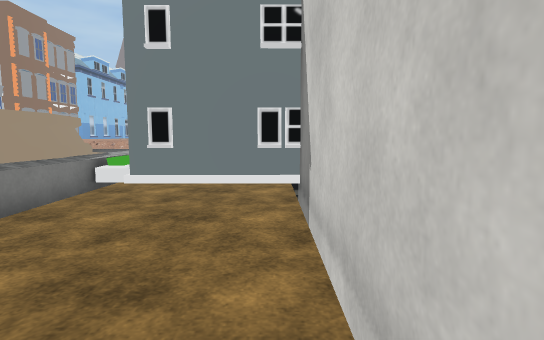
view 1 (above)

24 first-person views from a walk through a Unity game level. The camera is 1.3 m above the floor, tilts 6° down and sees 80° across. The floor is counted in squares, 1 m on a side. Each view is taken from the middle of a square. On the plan, view 1 faces up. The plan holds only what a view shows up to about 14 squares ahead; the rest is blank. The place goes on beyond the plan. The player character is not drawn. Some animated figures are left out. Some surface patterns are stand-ins.

view 2
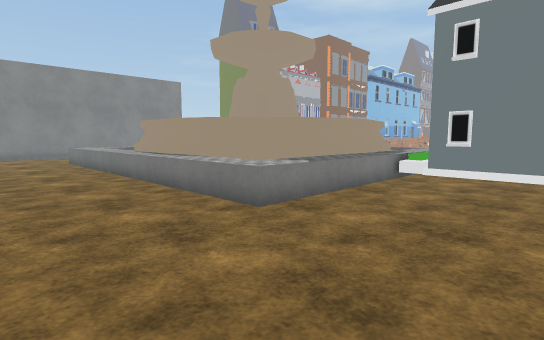

view 3
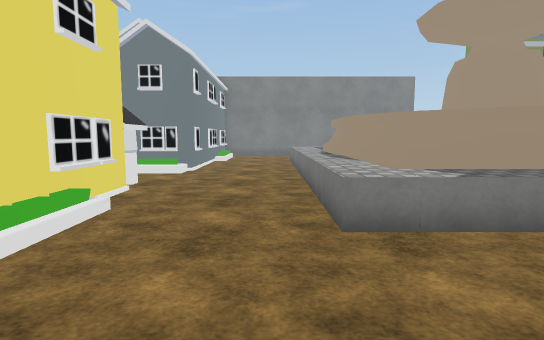

view 4
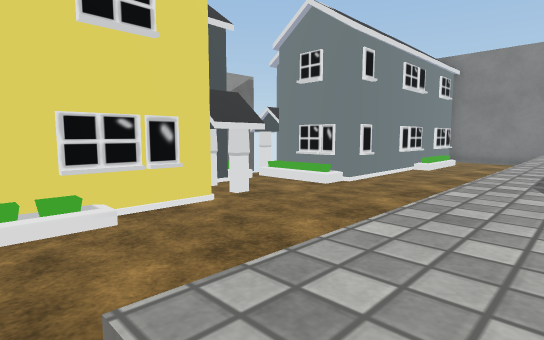

view 5
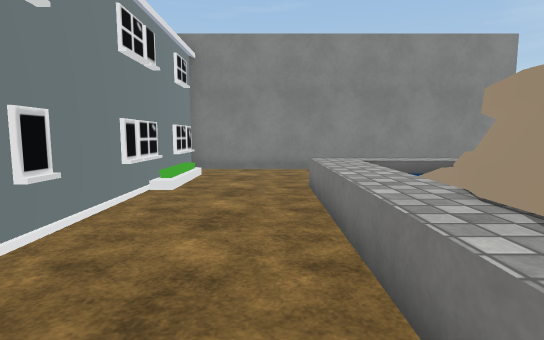

view 6
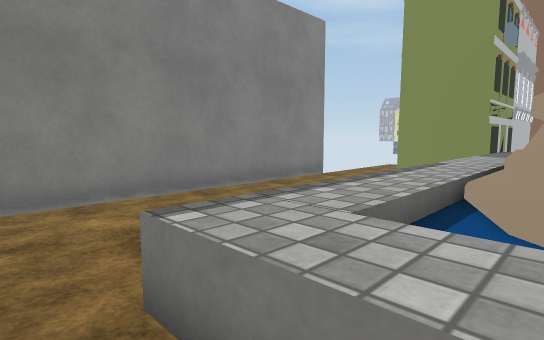

view 7
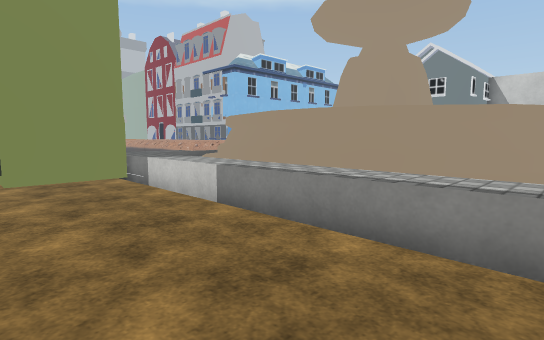

view 8
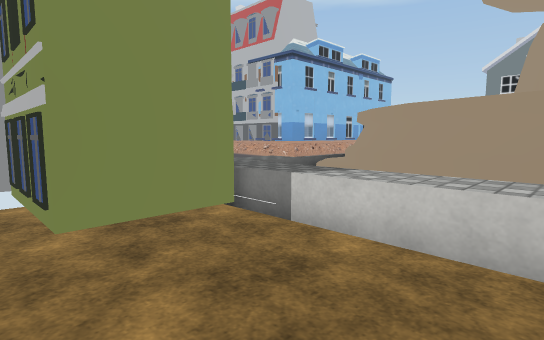

view 9
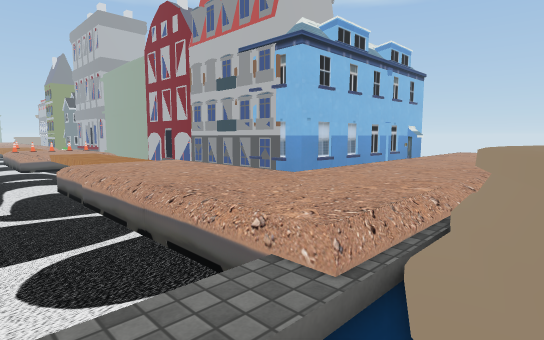

view 10
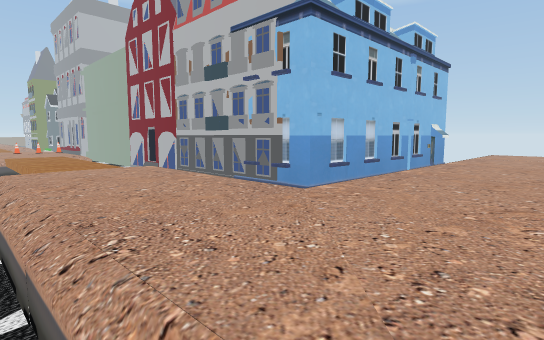

view 11
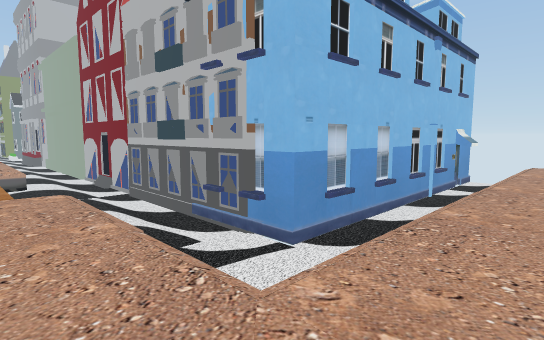

view 12
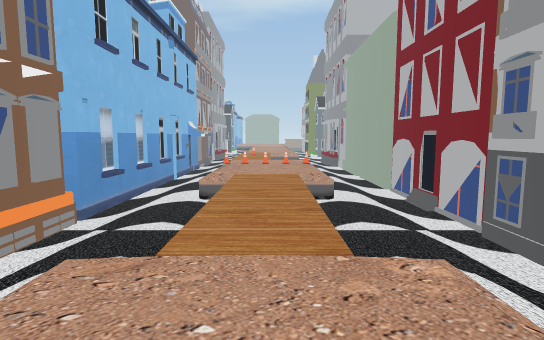

view 13
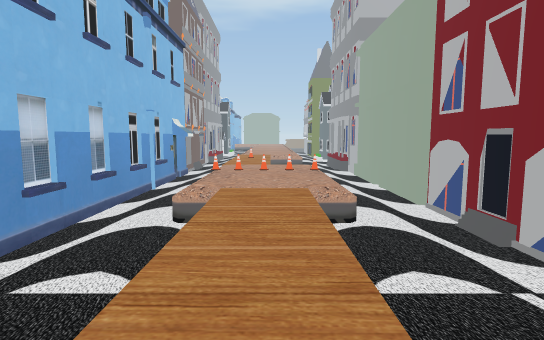

view 14
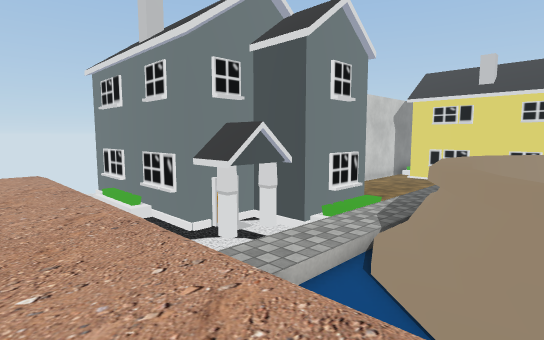

view 15
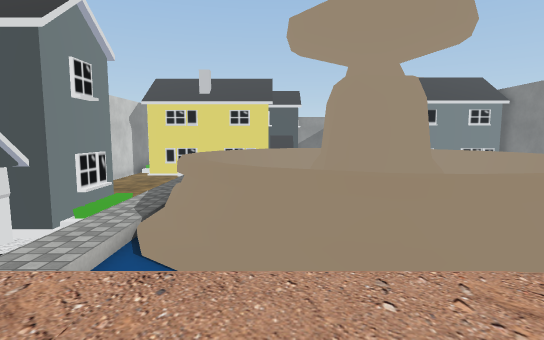

view 16
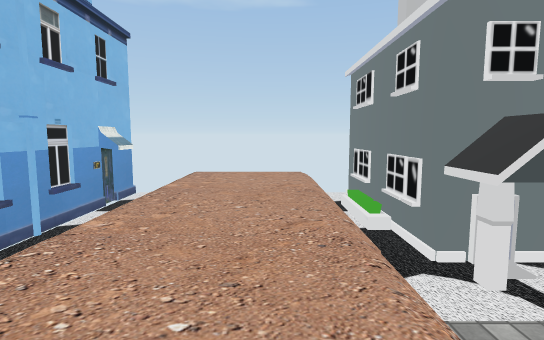

view 17
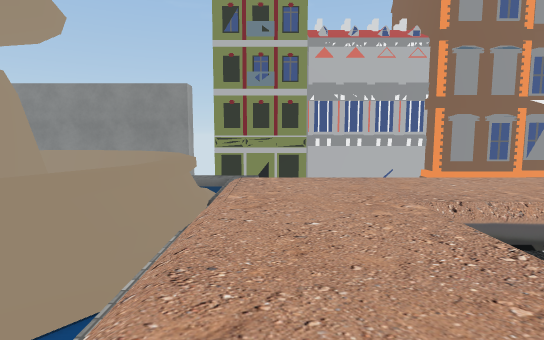

view 18
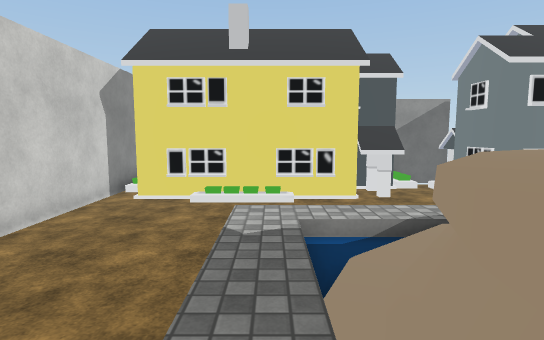

view 19
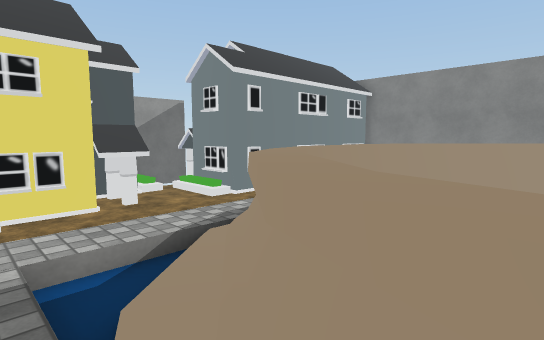

view 20
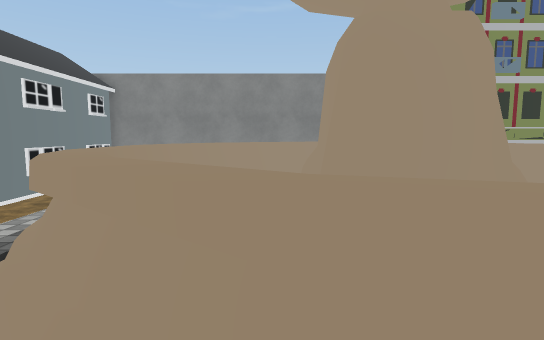

view 21
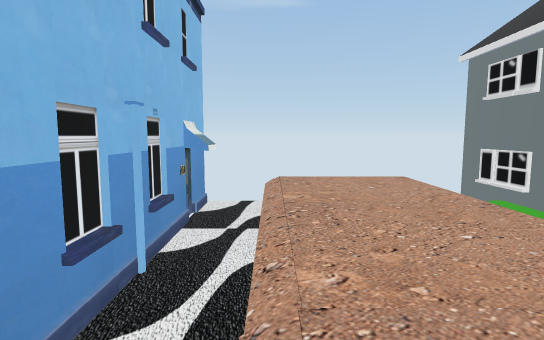

view 22
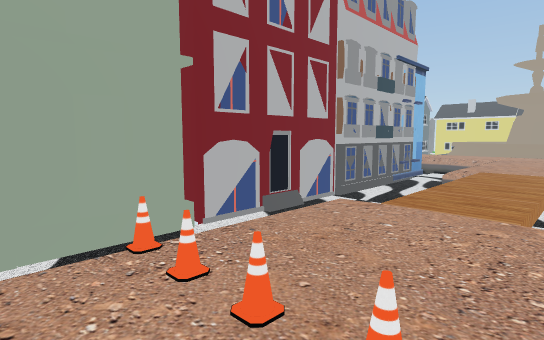

view 23
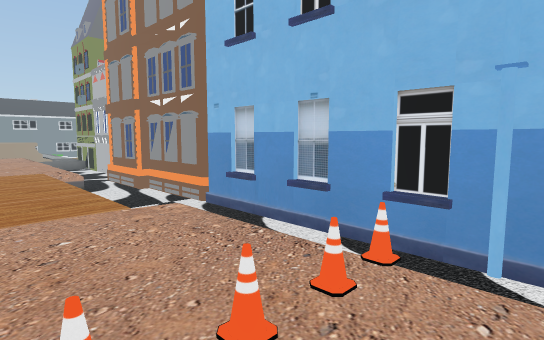

view 24
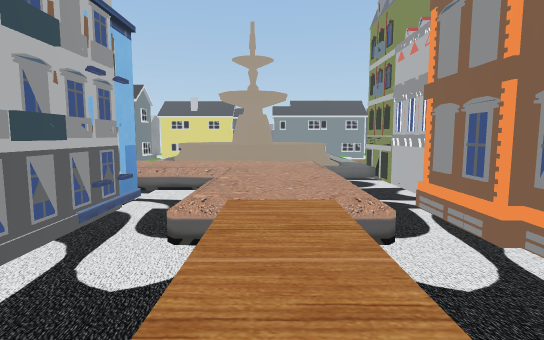

### Floor plan
Key: @ floor where view 1 was taken; # wall or solid block; . main floor; : floor 0.25 m higher than the main floor; + floor 0.5 m higher than the main floor; * floor 0.75 m higher than the main floor; % floor 1 m higher than the main floor; / step, stairs or slope; = window, fence, low wall or low ledge; ^ raised ledge; H house; B building; C cone; O other object.
Columns run from 22 left of view 1 to 5 right of it. Each row starts with its distance up from view 1.
 38      B: %%%%% :B
 37      #: %%%%%::B
 36      B: CCCCC::B
 35      #::%%%%%::B
 34      #::%%%%%::BB
 33      #::%%%%%::B
 32      #::=%%//::B
 31      B:::%%=:::B
 30      #:::%%=:::B
 29      B:::%%=:::B
 28      B:::%%=:::B
 27      B:::%%=:::B
 26      B:::%%=:::B
 25      B::=%%=:::B
 24      B::%%%#=::B
 23      B::%%%%%::B
 22      B::%%%%%::B
 21     B:::%%%%%::BB     B
 20     B:::%%%%%::#B#BBBBBB#B#B
 19     B:::%%%%=:::::::::::::::
 18     B:::%%%%////////////////
 17   B B:::%%%%%%%%%%%%%%%%%%%:
 16   BBB:::%%%%%%%%%%%%%%%%%%%:
 15   #  B::%%%%%%%%%%%%%%%%%%%:
 14  .#  B**////%%%%%%%%%%%%%%%=
 13  .BBB*/+/=^^^^//+*:::::///::
 12  ....*//^^*  ^^^/*:HH#######
 11  ....*/^^     *^=*:HH#
 10 #....**^       =^*/###
  9 #....*#^  ###   ^*/##
  8 #....*^^  #     ^*/#####
  7 #....*^^  ###=  ^*.....#
  6 #....*/^       ^^*.....#
  5 #....*/=^     *^/*.....#
  4 #....*//^^^^^^^//*.....#
  3 #....*////^^^^*//*.....#
  2 #....=////*****//*.....#
  1 #......................#
  0 #.....................@#
 -1 #......................#
 -2 ###########......O H...#
 -3           H..HH#######.#
 -4           H..HH       O#
 -5          H   ##        #
 -6          H  HH         #
 -7         HH
 -8          ##

Where each view was taken, in squares from view 1:
view 1: 0 up, 0 right, facing up
view 2: 2 down, 0 right, facing up-left
view 3: 1 up, 0 right, facing left
view 4: 3 up, 4 left, facing down-left
view 5: 1 up, 9 left, facing left
view 6: 1 up, 15 left, facing up-left
view 7: 3 up, 21 left, facing up-right
view 8: 8 up, 21 left, facing up-right
view 9: 12 up, 17 left, facing up-right
view 10: 14 up, 15 left, facing up-right
view 11: 16 up, 12 left, facing up-right
view 12: 21 up, 12 left, facing up
view 13: 24 up, 12 left, facing up
view 14: 16 up, 8 left, facing down-right
view 15: 17 up, 8 left, facing down
view 16: 15 up, 7 left, facing right
view 17: 15 up, 4 left, facing left
view 18: 8 up, 5 left, facing down
view 19: 7 up, 5 left, facing down-left
view 20: 6 up, 5 left, facing left
view 21: 18 up, 5 left, facing right
view 22: 38 up, 14 left, facing down-right
view 23: 38 up, 11 left, facing down-left
view 24: 31 up, 12 left, facing down
